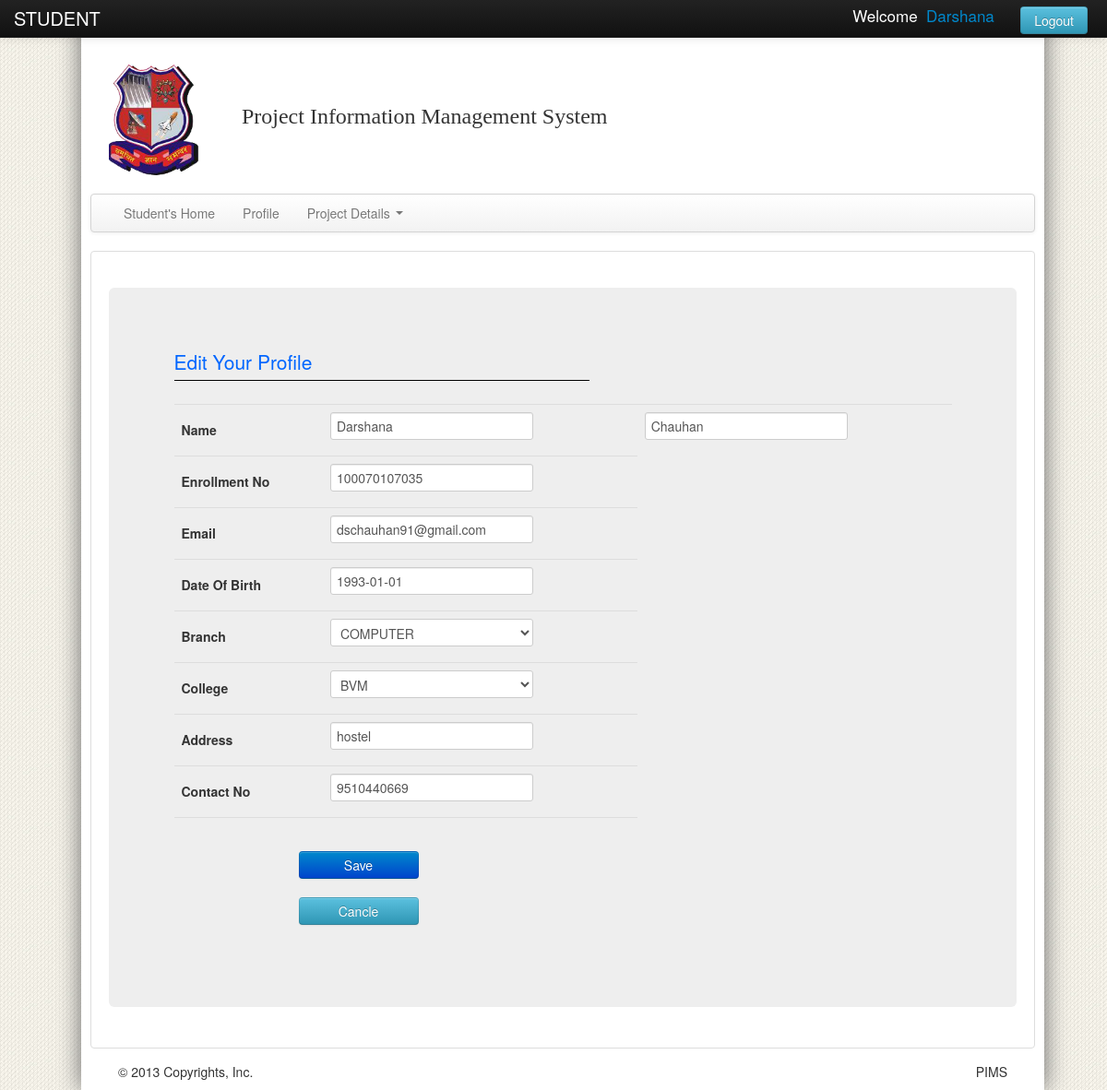
Page /student/editstudentprofile.php (signed in) on the committed database.
### tables this page shows
CREATE TABLE IF NOT EXISTS `student` (
  `st_id` varchar(15) NOT NULL,
  `st_fname` varchar(20) NOT NULL,
  `st_lname` varchar(20) NOT NULL,
  `st_gender` varchar(6) NOT NULL,
  `st_enroll` bigint(12) NOT NULL,
  `st_college` varchar(30) NOT NULL,
  `st_branch` varchar(20) NOT NULL,
  `st_dob` date NOT NULL,
  `st_addr` text NOT NULL,
  `st_mo_no` bigint(10) NOT NULL,
  `st_email` varchar(30) NOT NULL,
  PRIMARY KEY (`st_id`),
  UNIQUE KEY `st_enroll` (`st_enroll`)
);

### student/editstudentprofile.php (the view, shortened to what this page needs)
<!DOCTYPE html PUBLIC "-//W3C//DTD XHTML 1.0 Transitional//EN" "http://www.w3.org/TR/xhtml1/DTD/xhtml1-transitional.dtd">
<html xmlns="http://www.w3.org/1999/xhtml">
<head>
    <link rel="stylesheet" type="text/css" href="../css/bootstrap.min.css" />
	<link href="../css/bootstrap-responsive.css" rel="stylesheet">
</head>
<body >
	<div class="wrap">
	<div class="navbar navbar-inverse navbar-fixed-top">
    	<div class="navbar-inner">
        	<div class="container">
            	<a class="brand" href="index.php"> STUDENT </a>
                <div class="nav-collapse collapse">
						<?php
						if(isset($_SESSION['name']))
						{
						?>
							<div style="float:right; margin-top: 2px;color: #ffffff;font-size: 17px;margin-right:6px;">
						<?php	echo "Welcome &nbsp;<a href=\"viewprofile.php\">".$_SESSION['fname']; ?>  </a>
						<?php echo "&nbsp;&nbsp;&nbsp;&nbsp;&nbsp;<a href=\"../logout.php\" class=\"btn btn-info\">Logout</a>";
                       } ?>
					   </div>
                 </div>
    		</div>
         </div>
    </div>
    <div style="margin-top:50px;background-color:#FFFFFF;">
    	<a href="index.php"><img src="../images/gtu.png" style="height:120px; width:100px; padding:20px;" /></a>
            	<a class="head" href="index.php" style="text-decoration:none; font-size:24px; margin-left:20px;">Project Information Management System</a>
    </div>
	<div class="navbar">
  		<div class="navbar-inner">
			    <ul class="nav">
				<li><a href="../student/index.php">Student's Home</a></li>
			      <li><a href="../student/viewprofile.php">Profile</a></li>
			 <li class="dropdown">
        <a href="#" class="dropdown-toggle" data-toggle="dropdown">Project Details <b class="caret"></b></a>
      </li>
			    </ul>
		  </div>
	</div>
      <div class="bs-docs-example">
	    <div class="hero-unit">
    	    <fieldset>
    			<legend style="color:#06F; width:450px;">Edit Your Profile</legend>
			<div class="table">
        	<form method="post" action="editpro1.php">
            	<?php
					$id=$_SESSION['name'];
					$result = mysql_query("SELECT * FROM student WHERE st_id='$id'");
					while($row = mysql_fetch_array($result))
						{
							$stfname=$row['st_fname'];
							$stlname=$row['st_lname'];
							$dob=$row['st_dob'];
							$email=$row['st_email'];
							$enno=$row['st_enroll'];
							$addr=$row['st_addr'];
							$cnno=$row['st_mo_no'];
							$clg=$row['st_college'];
							$br=$row['st_branch'];
							}
						?>
				<table cellpadding="1" cellspacing="1" class="table table-hover">
				<tr>
					<th> Name   </th>
					<td> <input type="text" name="st_fname"  value="<?php echo $stfname;?>" placeholder="Enter Your First name" /></td>
					<td> <input type="text" name="st_lname"  value="<?php echo $stlname;?>" placeholder="Enter Your Last name" /></td>
				</tr>
				<tr>
					<th> Enrollment No   </th>
					<td> <input type="text" name="enno"  value="<?php echo $enno;?>" placeholder="Enter Enrollment no" /></td>
				</tr>
				<tr>
					<th> Email   </th>
					<td> <input type="text" name="st_email"  value="<?php echo $email;?>" placeholder="Enter Email" /></td>
				</tr>
				<tr>
					<th> Date Of Birth   </th>
					<td> <input type="text" name="st_dob"  value="<?php echo $dob;?>" placeholder="Enter Email" /></td>
				</tr>
                <tr>
					<th> Branch   </th>
					<td>
					<select name="branch">
							<?php
						$result = mysql_query("SELECT * FROM branch ORDER BY branch_id");
						while($row = mysql_fetch_array($result))
						{
							$branch=$row['branch_name'];
							if($branch==$br)
							{
                            echo '<option value="'.$branch.'" selected="selected"> '.$branch.' </option>';
							}
							else
							{echo '<option value="'.$branch.'"> '.$branch.' </option>';
								}
						}
						?>
                        </select>
                    </td>
				</tr>
                <tr>
					<th> College   </th>
					<td>
					<select name="cname">
							<?php
						$result = mysql_query("SELECT * FROM college ORDER BY clg_id");
						while($row = mysql_fetch_array($result))
						{
							$clg_name=$row['clg_name'];
							if($clg_name==$clg)
							{
                            echo '<option value="'.$clg_name.'" selected="selected"> '.$clg_name.' </option>';
							}
							else
							{
								echo '<option value="'.$clg_name.'" > '.$clg_name.' </option>';
							}
						}
						?>
                        </select>
                    </td>
				</tr>
                <tr>
					<th> Address   </th>
                    <td><input type="text" name="city" value="<?php echo $addr;?>"  placeholder="Enter Your Address" />
                   </td>
				</tr>
                <tr>
                	<th> Contact No   </th>
                    <td> <input type="text" name="cno" value="<?php echo $cnno;?>" placeholder="Enter Mobile Number"</td>
                </tr>
                <tr>
                	<td></td><td></td>
                </tr>
                </fieldset>
            	<button class="btn btn-primary" type="submit" style="margin-left:135px;width:130px;"> Save </button>
           <a href="viewprofile.php"><button class="btn btn-info" style="margin-left:135px;width:130px;" > Cancle </button></a>
           </div>
	</div>
		</div>
<div   >
				<p class="pull-left" style="padding-left:30px;">&copy; 2013 Copyrights, Inc. </p>
				<p class="pull-right" style="padding-right:30px;">PIMS</p>
			</div>
</body>
</html>

### student/editstudentprofile.php (style rules this page uses)
body { background-image:url(../images/1.png); background-repeat:repeat; }
.head { font-family:"Copperplate Gothic Bold"; color:#333; text-decoration:none; }
.wrap { position:absolute; width:1024px; background-color:#FFFFFF; padding:0 10px; -o-box-shadow: 10px 10px 5px #888; -moz-box-shadow: 10px 10px 5px #888; -webkit-box-shadow: 10px 10px 5px #888; box-shadow: 0px 0px 25px #666; }

### rows in the picture
student: st_fname "Darshana", st_lname "Chauhan", enno "100070107035", st_email "dschauhan91@gmail.com", st_dob "1993-01-01", city "hostel", cno "9510440669"

### other values in the picture
$_SESSION['fname'] "Darshana"
form field branch "COMPUTER"
form field cname "BVM"
